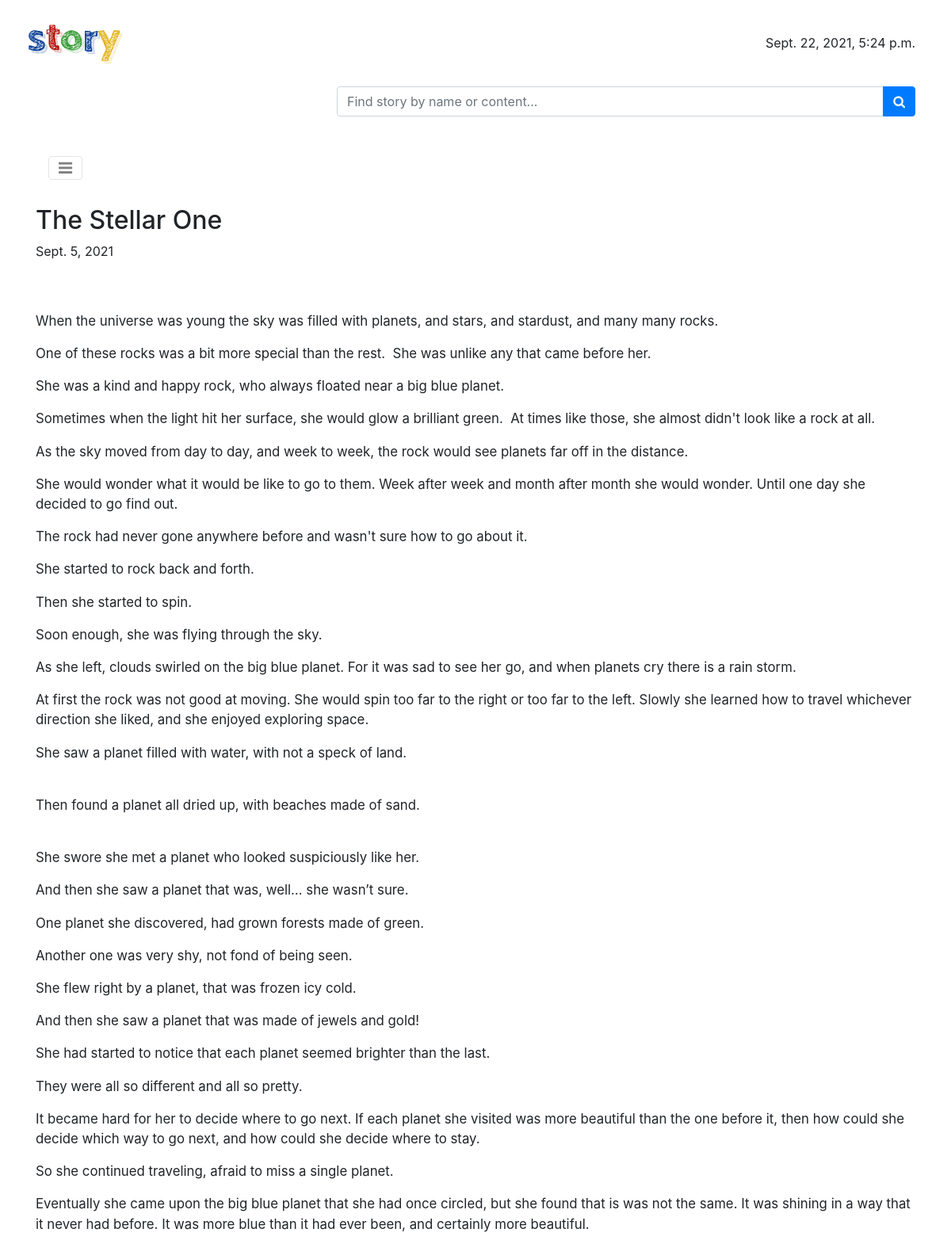
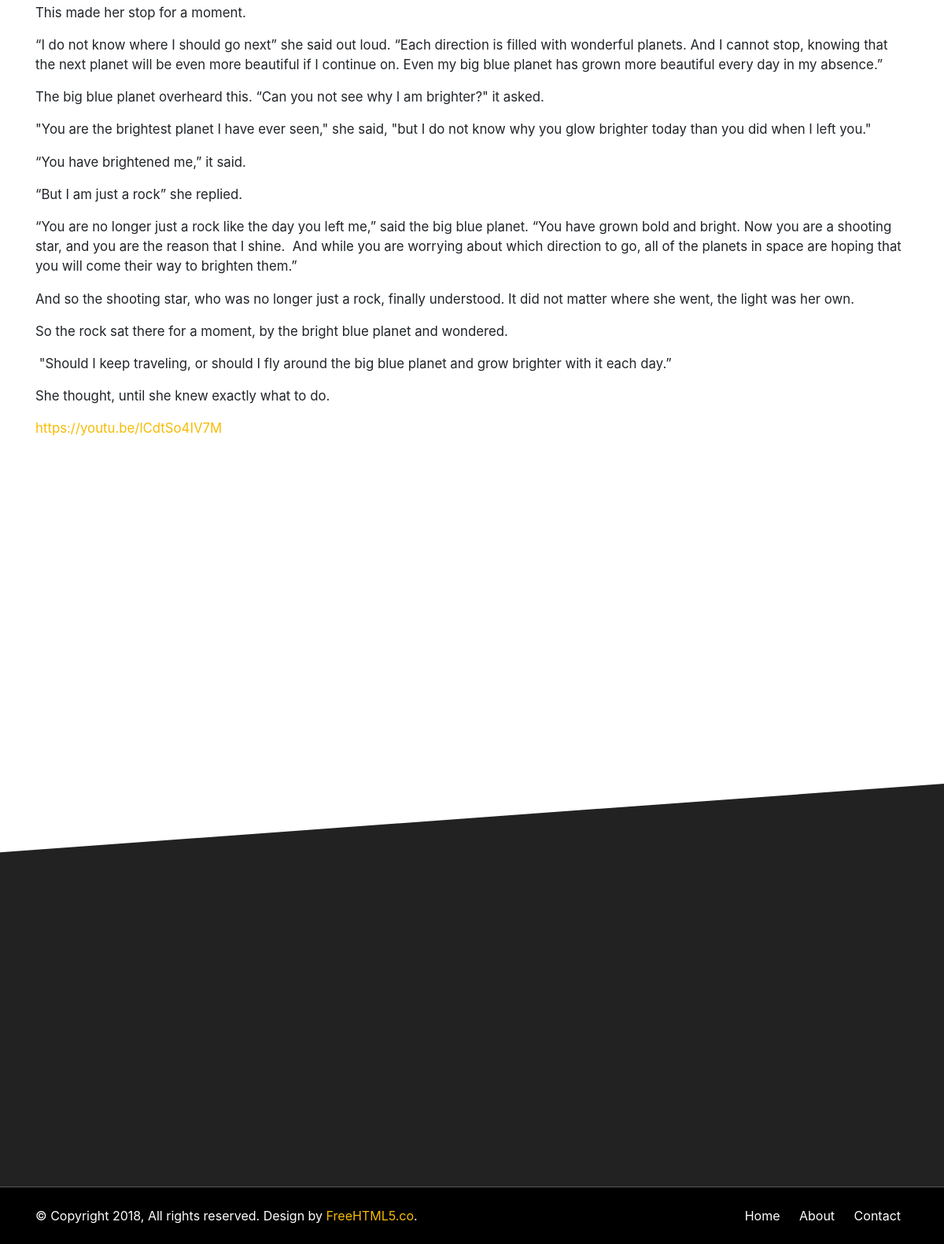
Page /story.html/1/ on the committed database (2 pictures, top to bottom).
### stories/models.py (models this page shows, shortened)
class Story(models.Model):
    category = models.ForeignKey(Category, on_delete=models.PROTECT)
    name = models.CharField(max_length=250, unique=True)
    author = models.CharField(max_length=250)
    url = models.URLField(null=True)
    content = RichTextUploadingField()
    public_day = models.DateField(default=datetime.date.today)
    image = models.ImageField(upload_to="stories/images", default="stories/images/default.jpg")

### stories/views.py (the view)
# urls.py: path('story.html/<int:pk>/', views.story, name='story.html'),
def story(request, pk):
    story_select = Story.objects.get(pk=pk)
    other_story = Story.objects.all().exclude(id=pk)
    context = {'today': now, 'story': story_select, 'other_story': other_story}
    return render(request, "stories/story.html", context)

### stories/context_processors.py (called while the page is built)
def stories_processor(request):
    return {
        'now': now,
        'today': now,
        'd1': d1,
        'story_list': story_list,
        'newest': newest,
        'next_4_newest': next_4_newest,
        'newest_4': newest_4,
        'most_viewed_stories': most_viewed_stories,
    }

### stories/templates/stories/story.html (shortened to what this page needs)
{% extends 'stories/base.html' %}
{% load static %}
{% block content %}
<div id="fh5co-single-content" class="container-fluid pb-4 pt-4 paddding">
    <div class="container paddding">
        <div class="row mx-0">
            <div class="col-md-12 animate-box" data-animate-effect="fadeInLeft">
                <h2>{{ story.name }}</h2>
                <span>{{ story.public_day }}</span>
            </div>
        </div>
    </div>
</div>
<div id="fh5co-single-content" class="container-fluid pb-4 pt-4 paddding">
    <div class="container paddding">
        <div class="row mx-0">
            <div class="col-md-12 animate-box" data-animate-effect="fadeInLeft">
				<p>{{ story.content|safe }}</p>
                <p><a href="{{ story.url }}">{{ story.url }}</a></p>
            </div>
        </div>
    </div>
</div>
<div class="container-fluid pb-4 pt-5">
</div>
{% endblock content %}

### stories/static/stories/css/style_1.css (style rules this page uses)
a,a:hover { color:#f5bc04 }
.paddding { padding-left:0 !important;padding-right:0 !important }
.js .animate-box { opacity:0 }
#fh5co-single-content { z-index:999;background:white }
#fh5co-single-content p,#fh5co-single-content ul li { font-size:1.05rem }

### rows in the picture
Story: name "The Stellar One", public_day "Sept. 5, 2021", content "When the universe was young the sky was filled with planets, and stars, and stardust, and many many rocks. One of these rocks was a bit more special than the rest. She was unlike any that came before her. She was a kind and happy rock, who always floated near a big blue planet. Sometimes when the light hit her surface, she would glow a brilliant green. At times like those, she almost didn't look like a rock at all. As the sky moved from day to day, and week to week, the rock would see planets far off in the distance. She would wonder what it would be like to go to them. Week after week and month after month she would wonder. Until one day she decided to go find out. The rock had never gone…", url "https://youtu.be/lCdtSo4IV7M"

### other values in the picture
{{ today }} "Sept. 22, 2021, 5:24 p.m."
